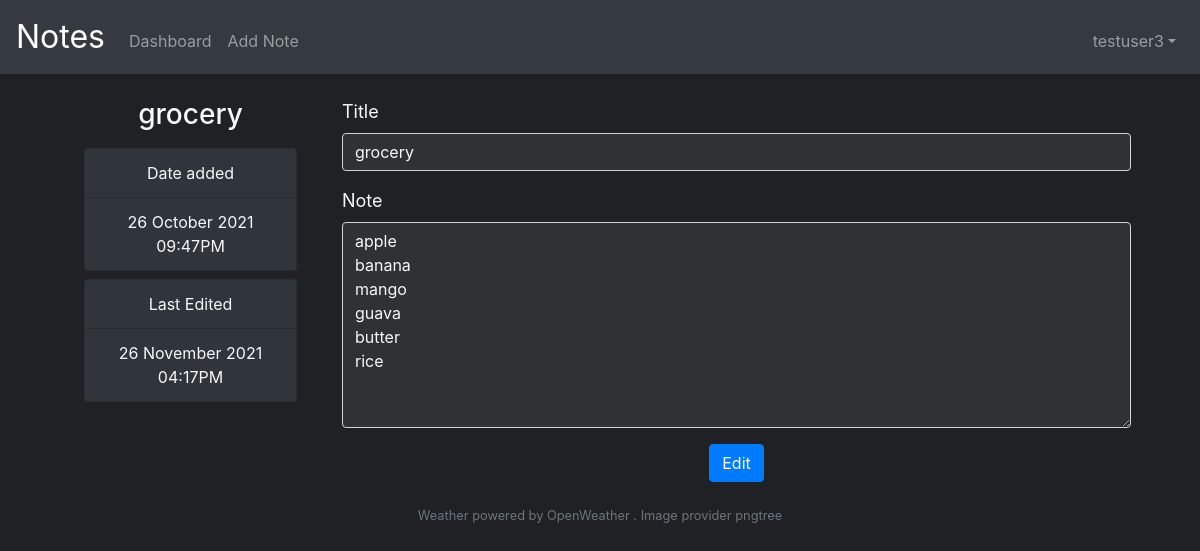
The app's page /view?noteid=da1b4e30-9132-4598-9dbb-e32f6d7a6b00 (signed in) with its own data.
### tables this page shows
CREATE TABLE notes( 
noteid TEXT,
Userid INTEGER,
title TEXT NOT NULL,
note TEXT NOT NULL,
creation DATE DEFAULT (DATETIME('now','localtime')),
edited DATE DEFAULT (DATETIME('now','localtime')),
PRIMARY KEY(noteid),
FOREIGN KEY(Userid) REFERENCES users(id)
);

### app.py (the view)
@app.route("/view", methods=["GET", "POST"])
@login_required
def view():
    if request.method == "POST":
        if request.form['noteid_edit'] != request.args['noteid']:
            return apology("Bad Request")
        db.execute(
            "UPDATE notes SET title = ? ,note = ?,edited = (DATETIME('now','localtime')) WHERE noteid = ?",
            request.form.get('noteTitle'),
            request.form.get('NoteContent'),
            request.form.get('noteid_edit')
        )
        flash(u'Note Edited', 'info')
        return redirect(request.url)
    else:
        noteid = request.args['noteid']
        data = db.execute(
                "SELECT noteid, title, note, creation, edited FROM notes WHERE Userid = ?",
                session["user_id"]
            )
        flag = False
        for row in data:
            if noteid == row['noteid']:
                fdata = row
                flag = True
        if flag == False:
            return apology("Bad Request")
        return render_template("view.html", fdata = fdata)

### app.py (called while the page is built)
@app.after_request
def after_request(response):
    response.headers["Cache-Control"] = "no-cache, no-store, must-revalidate"
    response.headers["Expires"] = 0
    response.headers["Pragma"] = "no-cache"
    return response

### helpers.py (called while the page is built)
def login_required(f):
    @wraps(f)
    def decorated_function(*args, **kwargs):
        if session.get("user_id") is None:
            return redirect("/login")
        return f(*args, **kwargs)
    return decorated_function

def dateConvert(input):
    date_time = list(map(int,re.split('-| |:', input)))
    dt_tm = datetime.datetime(date_time[0], date_time[1], date_time[2], date_time[3], date_time[4], date_time[5])
    return dt_tm

def longDateTime(input):
        return(dateConvert(input).strftime("%d %B %Y %I:%M%p"))

### templates/view.html (shortened to what this page needs)
{% extends "layout.html" %}
{% block main %}
<div class="container-fluid">
    <div class="row">
        <div class="col-md-3 col-sm-12 pb-3">
            <div class="container" id="noteinfo">
                <div class="row">
                    <div class="col-12">
                        <h3>{{fdata['title']}}</h3>
                    </div>
                </div>
                <div class="row mt-2">
                    <div class="col-12">
                        <ul class="list-group">
                            <li class="list-group-item">Date added</li>
                            <li class="list-group-item">{{fdata['creation'] | longDateTime}}</li>
                        </ul>
                    </div>
                </div>
                <div class="row mt-2">
                    <div class="col-12">
                        <ul class="list-group">
                            <li class="list-group-item">Last Edited</li>
                            <li class="list-group-item">{{fdata['edited'] | longDateTime}}</li>
                        </ul>
                    </div>
                </div>
            </div>
        </div>
        <div class="col-md-9 col-sm-12">
            <form action="#" method="post">
                <div class="form-group leftText">
                    <label for="noteTitle">Title</label>
                    <input class="form-control" name="noteTitle" type="text" autocomplete="off"
                        value="{{fdata['title']}}">
                </div>
                <div class="form-group leftText">
                    <label for="NoteContent">Note</label>
                    <textarea class="form-control" id='resize-ta' name="NoteContent" rows="8" type="text">{{fdata['note']}}</textarea>
                </div>
                <button class="btn btn-primary" type="submit" name="noteid_edit"
                    value="{{ fdata['noteid'] }}">Edit</button>
            </form>
        </div>
    </div>
</div>
{% endblock %}

### static/styles.css (style rules this page uses)
body { background: #202124; }
p, label, h1, h3, h2, h4, ul>li { color: #F9F9F9; }
.leftText { text-align: left; }
label { font-size: large; }
.form-control, .form-control:focus { color: #F7F8FA; background-color: #303134; }
.dropdown-item:hover, .list-group-item { color: #F7F8FA; background-color: #2F353A; }
#noteinfo { text-align: center; }
textarea.form-control { resize: vertical; max-height: 800px; line-height: 24px; }

### records on screen
notes: title "grocery", creation|longDateTime "26 October 2021 09:47PM", edited|longDateTime "26 November 2021 04:17PM", noteTitle "grocery", NoteContent "apple banana mango guava butter rice"

### other values on screen
{{ session['username'] }} "testuser3"
